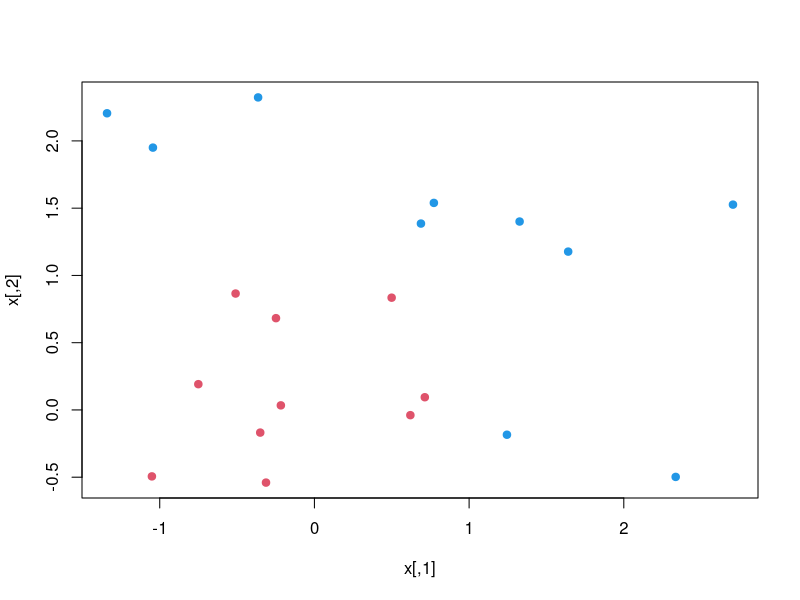
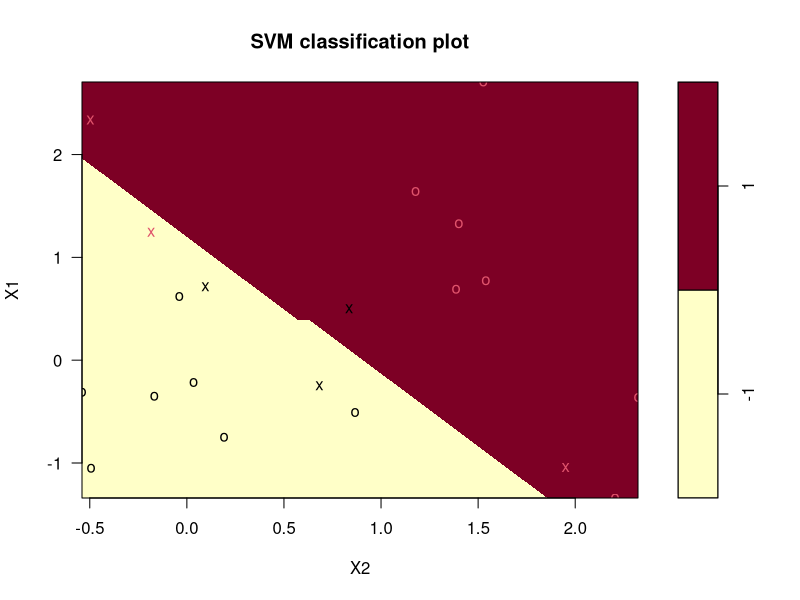

These figures' R source, in order:
# SVM Classification Techniques

set.seed(10111)
x = matrix(rnorm(40), 20, 2)
y = rep(c(-1, 1), c(10, 10))
x[y == 1,] = x[y == 1,] + 1
plot(x, col = y + 3, pch = 19)

library(e1071)

dat = data.frame(x, y = as.factor(y))
svmfit = svm(y ~ ., data = dat, kernel = "linear", cost = 10, scale = FALSE)
print(svmfit)

plot(svmfit, dat)
